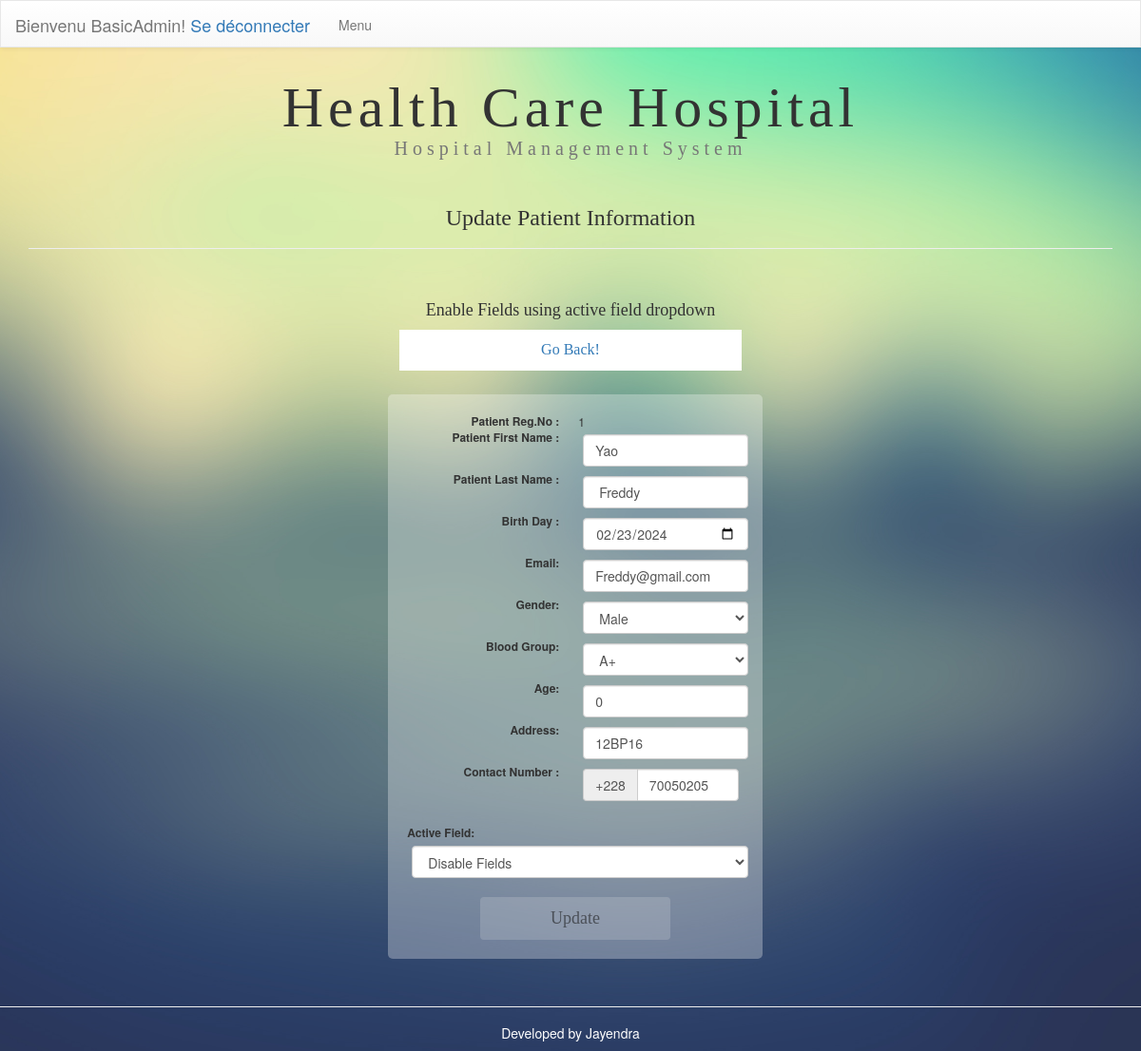
Page /suadpeted.php?id=1 (signed in) on the committed database.
### tables this page shows
CREATE TABLE `patient` (
  `pet_id` int(11) NOT NULL,
  `pet_reg_date` datetime DEFAULT current_timestamp(),
  `pet_fn` varchar(100) DEFAULT NULL,
  `pet_sn` varchar(100) DEFAULT NULL,
  `pet_addr` varchar(500) DEFAULT NULL,
  `pet_ac` varchar(4) DEFAULT '+228',
  `pet_con` int(10) DEFAULT NULL,
  `pet_em` varchar(1000) DEFAULT NULL,
  `pet_gen` varchar(10) DEFAULT NULL,
  `pet_bd` date DEFAULT NULL,
  `pet_age` int(3) DEFAULT NULL,
  `pet_des` text NOT NULL,
  `pet_bg` varchar(3) DEFAULT NULL,
  `Pet_opdid` int(11) DEFAULT NULL,
  `Insert_admunname` varchar(100) DEFAULT NULL,
  `Update_sadmunname` varchar(100) DEFAULT NULL,
  `update_date` datetime DEFAULT NULL
);

### suadpeted.php (the view, shortened to what this page needs)
<!DOCTYPE html PUBLIC "-//W3C//DTD XHTML 1.0 Transitional//EN" "http://www.w3.org/TR/xhtml1/DTD/xhtml1-transitional.dtd">
<html xmlns="http://www.w3.org/1999/xhtml">
<head>
<link rel="stylesheet" href="css/hide.css">
<link rel="stylesheet" href="css/bootstrap.min.css">
<link rel="stylesheet" href="css/bootstrap-theme.min.css">
<link rel="stylesheet" type="text/css" href="css/staff.css"/><script type="text/javascript" src="js/rightde.js"></script>
</head>
<body>
  <header class="nav-down ">
<?php include_once('sanavbar.php');?>
</header>
<?php
require('connect.php');
$id=$_REQUEST['id'];
$query = "SELECT * FROM `patient` WHERE `pet_id`='$id'";
$result = mysqli_query($con, $query) or die ( mysqli_error());
$row = mysqli_fetch_assoc($result);
?>
<div class="container">
<div class="row">
<div class="col-md-12 col-xs-12 ">
<h1 class="text-center ">Health Care Hospital<br /><small style="font-size:20px">Hospital Management System</small></h1></div>
</div>
</div>
<div class="container">
<div class="row">
<div class="col-md-12 col-xs-12">
<div class="page-header">
<h3 style="font-family:calibri;" class="text-center">Update Patient Information</h3></div>
</div>
</div>
</div>
<div style="border-radius:10px; padding:25px;" class="container-fluid">
<div class="row">
<div class="">
<h4 style="font-family:calibri;" class="text-center">Enable Fields using active field dropdown</h4>
<div class="container">
<div class="row">
<div class="col-md-4 col-md-push-4">
<ul class="nav  nav-justified" style="background-color:#FFF;">
<li style="font-family:calibri; font-size:16px;"><a href="supadminop.php">Go Back!</a></ul>
</div>
</div>
</div>
<br />
<div style="padding:20px;  margin:5px; border-radius:5px; background-color:rgba(255, 255, 255, 0.3);"class="col-md-4 col-md-push-4">
<dl class="dl-horizontal">
<form class="" action="" method="post" id="upform">
  <dt style="font-size:12px;"><strong>Patient Reg.No :</strong> </dt>
  <dd style="font-size:12px;"><?php echo $row["pet_id"]; ?></dd>
  <dt style="font-size:12px;"><strong>Patient First Name : </strong> </dt>
  <dd style="font-size:12px;"><input pattern="[A-Za-z]{1,30}" title="Use Only Letters" name="pfname" id="patifn" style="margin:5px" class="form-control" type="text" value="<?php echo $row["pet_fn"]; ?>"></dd>
  <dt style="font-size:12px;"><strong>Patient Last Name : </strong> </dt>
  <dd style="font-size:12px;"><input pattern="[A-Za-z]{1,30}" title="Use Only Letters" name="psname" id="patsn" style="margin:5px" class="form-control" type="text" value=" <?php echo $row["pet_sn"]; ?>" </dd>
  <dt style="font-size:12px;"><strong>Birth Day      : </strong></dt>
  <dd style="font-size:12px;"><input required="required" name="pdob" id="db"  style="margin:5px" class="form-control" type="date" value="<?php echo $row["pet_bd"]; ?>"></dd>
  <dt style="font-size:12px;"><strong>Email: </strong></dt>
  <dd style="font-size:12px;"><input pattern="[a-z0-9._%+-]+@[a-z0-9.-]+\.[a-z]{2,3}$" title="Not Valide Email" name="em" id="em"  style="margin:5px" class="form-control" type="text" value="<?php echo $row["pet_em"]; ?>"></dd>
  <dt style="font-size:12px;"><strong>Gender: </strong></dt>
  <dd style="font-size:12px;">
  <select name="gen"  id="gen"  style="margin:5px"    class="form-control" placeholder="Select your Gendere">
      <option  value="<?php echo $row["pet_gen"]; ?>"><?php echo $row["pet_gen"]; ?></option>
      <option value="Female">Female</option></dd>
  <dt style="font-size:12px;"><strong>Blood Group: </strong></dt></dt>
  <dd style="font-size:12px;">
  <select id="bog"  style="margin:5px" name="bg"   class="form-control" placeholder="Select your Staff Type">
  <option value="<?php echo $row["pet_bg"]; ?>"><?php echo $row["pet_bg"]; ?></option>
  </select></dd>
  <dt style="font-size:12px;"><strong>Age: </strong></dt>
  <dd style="font-size:12px;"><input name="age" style="margin:5px" class="form-control" type="text" value="<?php echo $row["pet_age"]; ?>" ></dd>
  <dt style="font-size:12px;"><strong>Address: </strong></dt>
  <dd style="font-size:12px;"><input required="required" name="padd" id="addr"  style="margin:5px" class="form-control" type="text" value="<?php echo $row["pet_addr"]; ?>" ></dd>
  <dt style="font-size:12px;"><strong>Contact Number : </strong>
  <dd style="font-size:12px;"><div style="margin:5px" class="input-group">
  <span class="  input-group-addon" id="basic-addon1"><?php echo $row["pet_ac"]; ?></span>
  <input pattern="\d{9,9}"  maxlength="9" title="Envalid Mobile Number Use only Letters and chacter count must be 9" required="required" name="ptel" id="tel" type="text" class="form-control" value="<?php echo $row["pet_con"]; ?>" placeholder="Username" aria-describedby="basic-addon1 ">
</dd>
  </dl>
<dl>
  <dt style="font-size:12px;"><strong>Active Field: </strong></dt></dt>
  <dd style="font-size:12px;">
  <select onchange="display()"  style="margin:5px; border-colour=red;" id="fieldsac" required="required"  class="form-control" placeholder="Select your Staff Type">
  <option value="DF">Disable Fields</option>
  </select></dd>
</dl>
  <center>
<button id="Button" class="btn" name=submit type="submit" disabled="disabled">Update</button>
</center>
  </div>
</div>
</div>
</div>
</body>
<footer>
	<hr />
    <center><h5 style="color:#FFF">Developed by Jayendra</h5><center>
</footer>
</html>

### css/hide.css (style rules this page uses)
body { padding-top: 50px; }
header { height: 40px; z-index: 1; position:fixed; top: 0; transition: top 0.2s ease-in-out; width: 100%; }

### css/staff.css (style rules this page uses)
body { background:url(../images/background.jpg) no-repeat center center fixed ; -webkit-background-size:cover; -moz-background-size:cover; -o-background-size:cover; background-size:cover; }
h1 { text-align:center; font-family:"calibri"; font-size:60px; padding-top:10px; letter-spacing:5px; }
.btn { height:45px; width:200px; font-size:18px; font-family:"calibri"; }

### rows in the picture
patient: pet_id "1", pfname "Yao", psname "Freddy", pdob "02/23/2024", em "Freddy@gmail.com", gen "Male", bg "A+", age "0", padd "12BP16", pet_ac "+228", ptel "70050205"

### other values in the picture
$_SESSION['sadmun'] "BasicAdmin"
